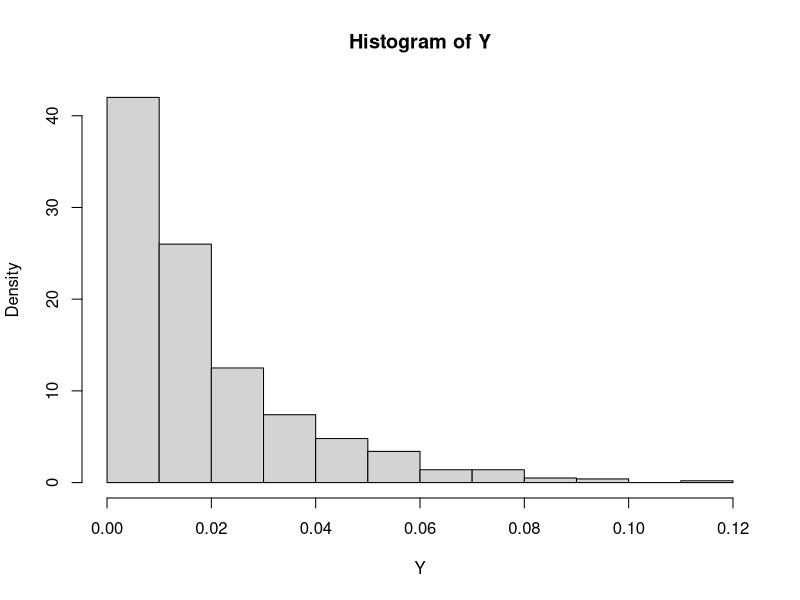
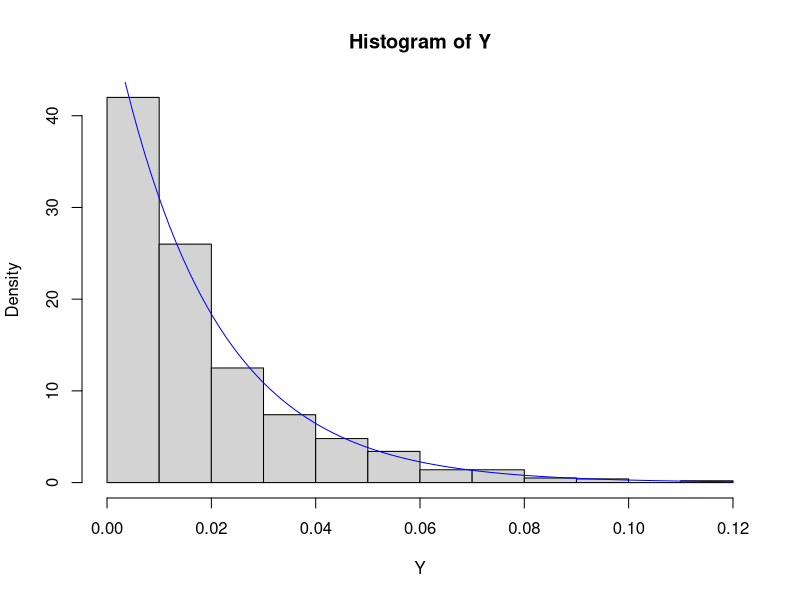

R code for these plots, in order:
## ---- chunk 1
cat('Yes, I Know!')
## ---- chunk 2
set.seed(1388371)
lambda = runif(1)
lambda
## ---- chunk 3
X = runif(1000)
Y = - lambda * log(X)
hist(Y, freq=FALSE)
## ---- chunk 4
cat('Yes, of course!!!')

## ---- chunk 5
hist(Y, freq=FALSE)
curve(dexp(x, rate = 1/lambda), add=TRUE, col='blue')
## ---- chunk 6

